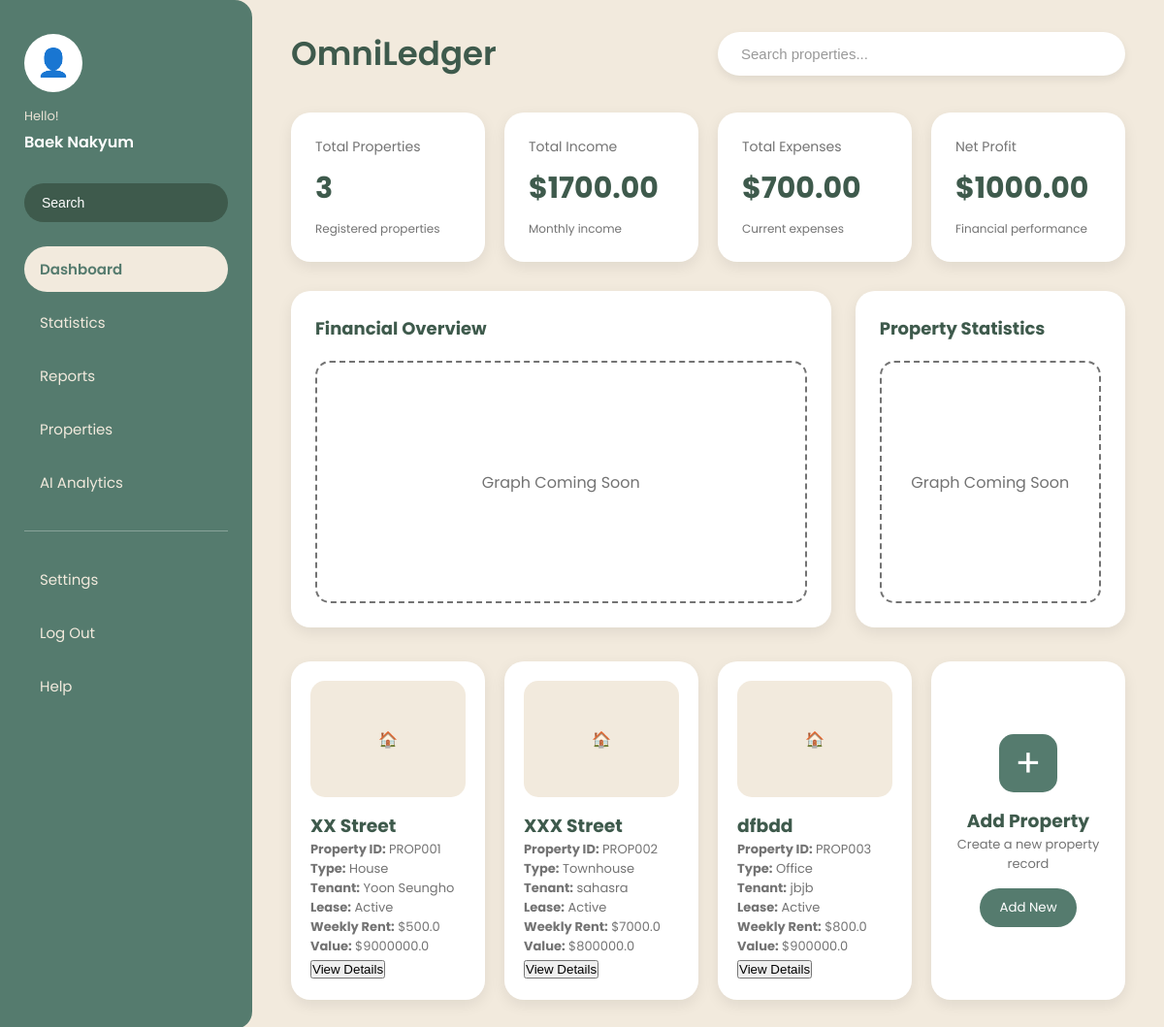
Page /dashboard (signed in) on the earlier database version.
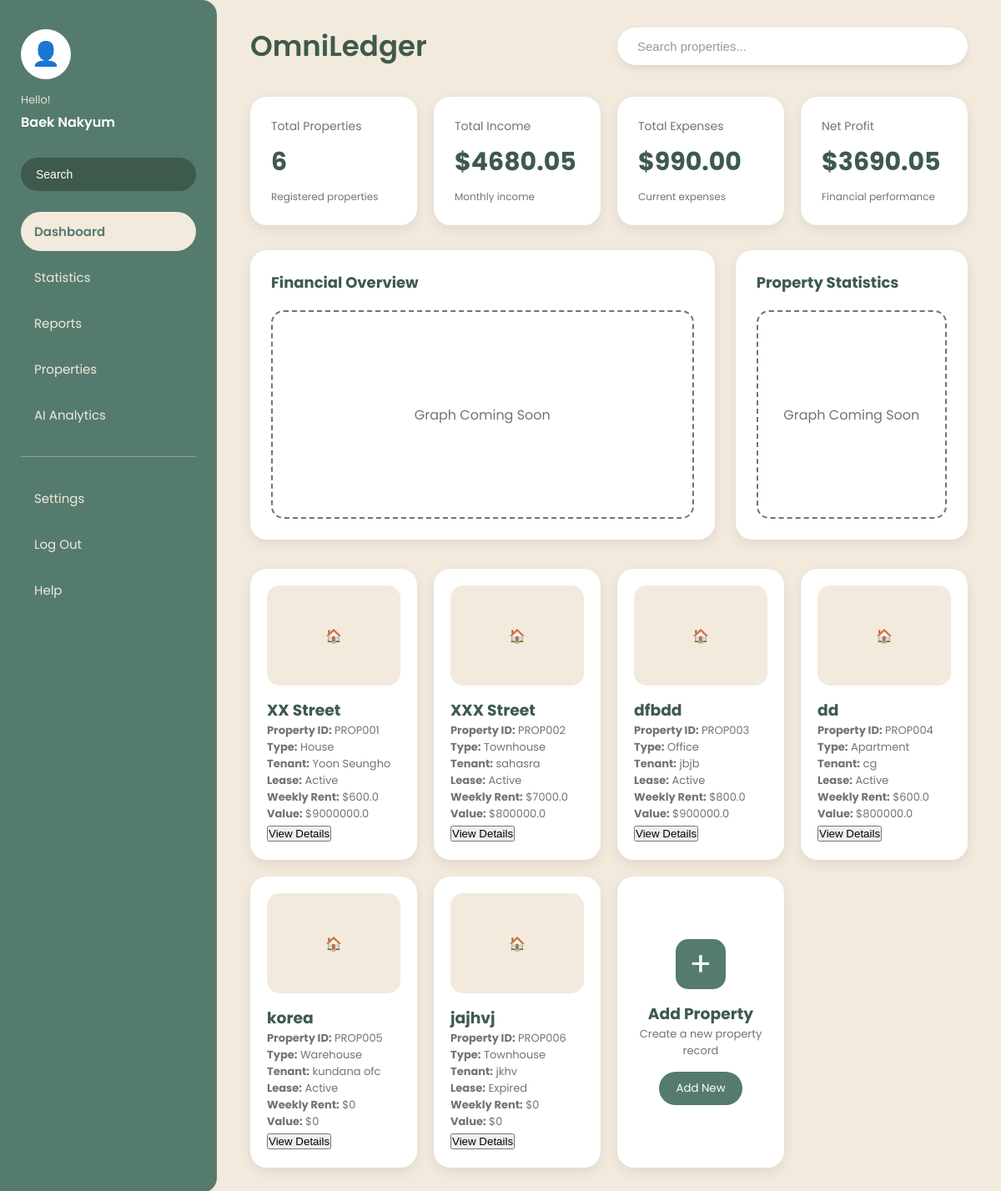
Same page on the later database version.
### tables this page shows
CREATE TABLE Properties(

    propertyID TEXT PRIMARY KEY,

    userID INTEGER NOT NULL,

    propertyAddress TEXT NOT NULL,

    propertyType TEXT NOT NULL,

    ownershipData TEXT NOT NULL,

    tenantName TEXT,

    leaseStatus TEXT,

    leaseStart TEXT,

    leaseEnd TEXT,

    weeklyRent REAL,

    bankAccount TEXT,

    propertyValue REAL,

    purchasePrice REAL,

    notes TEXT,

    FOREIGN KEY(userID)
        REFERENCES Users(userID)

);

### app.py (the view)
@app.route("/dashboard")
def dashboard():
    from database.models import (
        get_properties,
        get_total_income,
        get_total_expenses,
        get_net_profit
    )
    userID = session["userID"]
    properties = get_properties(userID)
    totalIncome = get_total_income(userID)
    totalExpenses = get_total_expenses(userID)
    netProfit = get_net_profit(userID)
    return render_template(
        "dashboard.html",
        properties=properties,
        totalIncome=totalIncome,
        totalExpenses=totalExpenses,
        netProfit=netProfit
    )

### database/models.py (called while the page is built)
def connect_database():
    connection = sqlite3.connect("omniledger_system.db")
    return connection

def get_properties(userID):
    conn = connect_database()
    cursor = conn.cursor()
    cursor.execute(
        """
        SELECT *

        FROM Properties

        WHERE userID = ?
        """,
        (userID,)
    )
    properties = cursor.fetchall()
    conn.close()
    return properties

def get_total_income(userID):
    connection = connect_database()
    cursor = connection.cursor()
    cursor.execute("""

    SELECT SUM(Transactions.amount)

    FROM Transactions

    JOIN Properties

    ON Transactions.propertyID = Properties.propertyID

    WHERE Properties.userID = ?

    AND Transactions.transactionType = 'Income'

    """,
    (userID,))
    result = cursor.fetchone()[0]
    connection.close()
    return result if result else 0

def get_total_expenses(userID):
    connection = connect_database()
    cursor = connection.cursor()
    cursor.execute("""

    SELECT SUM(Transactions.amount)

    FROM Transactions

    JOIN Properties

    ON Transactions.propertyID = Properties.propertyID

    WHERE Properties.userID = ?

    AND Transactions.transactionType = 'Expense'

    """,
    (userID,))
    result = cursor.fetchone()[0]
    connection.close()
    return result if result else 0

def get_net_profit(userID):
    income = get_total_income(userID)
    expenses = get_total_expenses(userID)
    return income - expenses

### templates/dashboard.html (shortened to what this page needs)
<!DOCTYPE html>
<html lang="en">
<head>
    <link rel="stylesheet" href="{{ url_for('static', filename='css/dashboard.css') }}">
</head>
<body>
<div class="dashboard-container">
    <aside class="sidebar">
        <div class="user-profile">
            <div class="profile-image">
                👤
            </div>
            <p class="hello-text">
                Hello!
            </p>
            <h3>
                {{ session["name"] }}
            </h3>
        </div>
        <div class="search-sidebar">
            <input
            type="text"
            placeholder="Search">
        </div>
        <nav class="sidebar-menu">
            <a href="#" class="active">
                Dashboard
            </a>
            <a href="#">
                Statistics
            </a>
            <a href="#">
                Reports
            </a>
            <a href="{{ url_for('add_property') }}">
                Properties
            </a>
            <a href="#">
                AI Analytics
            </a>
            <hr>
            <a href="#">
                Settings
            </a>
            <a href="{{ url_for('logout') }}">
                Log Out
            </a>
            <a href="#">
                Help
            </a>
        </nav>
    </aside>
    <main class="main-content">
        <header class="top-header">
            <div class="logo-section">
                <h2>
                    OmniLedger
                </h2>
            </div>
            <div class="search-bar">
                <input
                type="text"
                placeholder="Search properties...">
            </div>
        </header>
        <section class="summary-row">
            <div class="summary-card">
                <h4>
                    Total Properties
                </h4>
                <h2>
                    {{ properties|length }}
                </h2>
                <p>
                    Registered properties
                </p>
            </div>
            <div class="summary-card">
                <h4>
                    Total Income
                </h4>
                <h2>
                    ${{ "%.2f"|format(totalIncome) }}
                </h2>
                <p>
                    Monthly income
                </p>
            </div>
            <div class="summary-card">
                <h4>
                    Total Expenses
                </h4>
                <h2>
                    ${{ "%.2f"|format(totalExpenses) }}
                </h2>
                <p>
                    Current expenses
                </p>
            </div>
            <div class="summary-card">
                <h4>
                    Net Profit
                </h4>
                <h2>
                    ${{ "%.2f"|format(netProfit) }}
                </h2>
                <p>
                    Financial performance
                </p>
            </div>
        </section>
        <section class="analytics-row">
            <div class="graph-card">
                <h3>
                    Financial Overview
                </h3>
                <div class="graph-placeholder">
                    Graph Coming Soon
                </div>
            </div>
            <div class="graph-card">
                <h3>
                    Property Statistics
                </h3>
                <div class="graph-placeholder">
                    Graph Coming Soon
                </div>
            </div>
        </section>
        <section class="property-section">
            {% for property in properties %}
            <div class="property-card">
                <div class="property-image">
                    🏠
                </div>
                <h3>
                    {{ property[2] }}
                </h3>
                <p>
                    <strong>Property ID:</strong>
                    {{ property[0] }}
                </p>
                <p>
                    <strong>Type:</strong>
                    {{ property[3] }}
                </p>
                <p>
                    <strong>Tenant:</strong>
                    {{ property[5] if property[5] else "Vacant" }}
                </p>
                <p>
                    <strong>Lease:</strong>
                    {{ property[6] if property[6] else "No Lease" }}
                </p>
                <p>
                    <strong>Weekly Rent:</strong>
                    ${{ property[9] if property[9] else "0" }}
                </p>
                <p>
                    <strong>Value:</strong>
                    ${{ property[11] if property[11] else "0" }}
                </p>
                <a href="{{ url_for('property_details', propertyID=property[0]) }}">
                    <button class="view-property-button">
                        View Details
                    </button>
                </a>
            </div>
            {% endfor %}
            <div class="property-card add-property-card">
                <div class="add-icon">
                    +
                </div>
                <h3>
                    Add Property
                </h3>
                <p>
                    Create a new property record
                </p>
                <a href="{{ url_for('add_property') }}">
                    <button class="add-property-button">
                        Add New
                    </button>
                </a>
            </div>
        </section>
    </main>
</div>
</body>
</html>

### static/css/dashboard.css (style rules this page uses)
* { margin:0; padding:0; box-sizing:border-box; }
body { font-family:'Poppins', sans-serif; background:#f2eadd; color:#3e5a4c; }
.dashboard-container { display:flex; width:100%; min-height:100vh; }
.sidebar { width:260px; background:#557b6e; padding:35px 25px; display:flex; flex-direction:column; border-top-right-radius:18px; border-bottom-right-radius:18px; }
.user-profile { text-align:left; }
.profile-image { width:60px; height:60px; border-radius:50%; background:white; display:flex; justify-content:center; align-items:center; font-size:28px; margin-bottom:15px; }
.hello-text { font-size:13px; color:#e8e1d4; }
.user-profile h3 { color:white; font-size:16px; font-weight:600; margin-top:4px; }
.search-sidebar { margin-top:30px; margin-bottom:25px; }
.search-sidebar input { width:100%; padding:12px 18px; border:none; outline:none; border-radius:30px; background:#3e5a4c; color:white; font-size:14px; }
.search-sidebar input::placeholder { color:white; }
.sidebar-menu { display:flex; flex-direction:column; gap:8px; }
.sidebar-menu a { text-decoration:none; color:#f2eadd; font-size:15px; padding:12px 16px; border-radius:25px; transition:0.25s; }
.sidebar-menu .active { background:#f2eadd; color:#557b6e; font-weight:600; }
.sidebar hr { border:none; border-top:1px solid rgba(255,255,255,0.3); margin:18px 0; }
.main-content { flex:1; padding:30px 40px; }
.top-header { display:flex; justify-content:space-between; align-items:center; margin-bottom:35px; }
.logo-section h2 { color:#3e5a4c; font-size:34px; font-weight:600; }
.search-bar { width:420px; }
.search-bar input { width:100%; padding:14px 24px; border:none; border-radius:30px; outline:none; background:white; font-size:15px; box-shadow:0 4px 10px rgba(0,0,0,0.08); }
.search-bar input::placeholder { color:#999; }
.summary-row { display:grid; grid-template-columns:repeat(4,1fr); gap:20px; margin-bottom:30px; }
.summary-card { background:white; padding:25px; border-radius:20px; box-shadow:0 5px 15px rgba(0,0,0,0.08); }
.summary-card h4 { color:#737373; font-size:14px; font-weight:400; }
.summary-card h2 { color:#3e5a4c; font-size:30px; margin:10px 0; }
.summary-card p { color:#737373; font-size:12px; }
.analytics-row { display:grid; grid-template-columns:2fr 1fr; gap:25px; margin-bottom:35px; }
.graph-card { background:white; padding:25px; border-radius:20px; box-shadow:0 5px 15px rgba(0,0,0,0.08); }
.graph-card h3 { color:#3e5a4c; margin-bottom:20px; font-size:18px; }
.graph-placeholder { height:250px; border:2px dashed #737373; border-radius:15px; display:flex; justify-content:center; align-items:center; color:#737373; }
.property-section { display:grid; grid-template-columns:repeat(4,1fr); gap:20px; }
.property-card { background:white; border-radius:20px; padding:20px; min-height:220px; box-shadow:0 5px 15px rgba(0,0,0,0.08); }
.property-image { height:120px; background:#f2eadd; border-radius:15px; display:flex; justify-content:center; align-items:center; color:#737373; margin-bottom:15px; }
.property-card p { color:#737373; font-size:13px; }
.add-property-card { display:flex; flex-direction:column; justify-content:center; align-items:center; text-align:center; }
.add-icon { width:60px; height:60px; border-radius:15px; background:#557b6e; color:white; font-size:40px; display:flex; justify-content:center; align-items:center; margin-bottom:15px; }
.add-property-button { margin-top:15px; padding:10px 20px; border:none; border-radius:25px; background:#557b6e; color:white; font-family:'Poppins', sans-serif; cursor:pointer; }

Differences in the rows shown:
changed Properties "XX Street": weeklyRent "500.0" → "600.0"
added Properties: propertyAddress "dd", propertyID "PROP004", propertyType "Apartment", tenantName "cg", leaseStatus "Active", weeklyRent "600.0", propertyValue "800000.0"
added Properties: propertyAddress "korea", propertyID "PROP005", propertyType "Warehouse", tenantName "kundana ofc", leaseStatus "Active", weeklyRent "0", propertyValue "0"
added Properties: propertyAddress "jajhvj", propertyID "PROP006", propertyType "Townhouse", tenantName "jkhv", leaseStatus "Expired", weeklyRent "0", propertyValue "0"
Other differences:
{{ properties|length }}: "3" → "6"
{{ "%.2f"|format(totalIncome) }}: "1700.00" → "4680.05"
{{ "%.2f"|format(totalExpenses) }}: "700.00" → "990.00"
{{ "%.2f"|format(netProfit) }}: "1000.00" → "3690.05"
